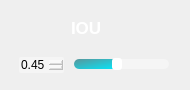
                <widget class="QFrame" name="IOU_QF">
                 <property name="minimumSize">
                  <size>
                   <width>190</width>
                   <height>90</height>
                  </size>
                 </property>
                 <property name="maximumSize">
                  <size>
                   <width>190</width>
                   <height>90</height>
                  </size>
                 </property>
                 <property name="styleSheet">
                  <string notr="true">QFrame#IOU_QF{
border:2px solid rgba(255, 255, 255, 70);
border-radius:15px;
}</string>
                 </property>
                 <layout class="QVBoxLayout" name="verticalLayout_15">
                  <item>
                   <widget class="QPushButton" name="ToggleBotton_2">
                    <property name="sizePolicy">
                     <sizepolicy hsizetype="Expanding" vsizetype="Fixed">
                      <horstretch>0</horstretch>
                      <verstretch>0</verstretch>
                     </sizepolicy>
                    </property>
                    <property name="minimumSize">
                     <size>
                      <width>0</width>
                      <height>30</height>
                     </size>
                    </property>
                    <property name="maximumSize">
                     <size>
                      <width>16777215</width>
                      <height>30</height>
                     </size>
                    </property>
                    <property name="font">
                     <font>
                      <family>Nirmala UI</family>
                      <pointsize>13</pointsize>
                      <italic>false</italic>
                      <bold>true</bold>
                     </font>
                    </property>
                    <property name="cursor">
                     <cursorShape>ArrowCursor</cursorShape>
                    </property>
                    <property name="mouseTracking">
                     <bool>true</bool>
                    </property>
                    <property name="focusPolicy">
                     <enum>Qt::StrongFocus</enum>
                    </property>
                    <property name="contextMenuPolicy">
                     <enum>Qt::DefaultContextMenu</enum>
                    </property>
                    <property name="layoutDirection">
                     <enum>Qt::LeftToRight</enum>
                    </property>
                    <property name="autoFillBackground">
                     <bool>false</bool>
                    </property>
                    <property name="styleSheet">
                     <string notr="true">QPushButton{
background-image:url(:/setting /images/newsize/IOU.png);
background-repeat: no-repeat;
background-position: left center;
border: none;
border-left: 20px solid transparent;

text-align: left;
padding-left: 40px;
padding-bottom: 4px;
color: white;
font: 700 13pt &quot;Nirmala UI&quot;;
}</string>
                    </property>
                    <property name="text">
                     <string>IOU</string>
                    </property>
                    <property name="icon">
                     <iconset theme="zoom-out">
                      <normaloff>C:/Users/Administrator/YOLOv8-QingYong</normaloff>C:/Users/Administrator/YOLOv8-QingYong</iconset>
                    </property>
                    <property name="autoDefault">
                     <bool>false</bool>
                    </property>
                    <property name="default">
                     <bool>false</bool>
                    </property>
                    <property name="flat">
                     <bool>false</bool>
                    </property>
                   </widget>
                  </item>
                  <item>
                   <widget class="QFrame" name="frame_3">
                    <property name="sizePolicy">
                     <sizepolicy hsizetype="Preferred" vsizetype="Preferred">
                      <horstretch>0</horstretch>
                      <verstretch>0</verstretch>
                     </sizepolicy>
                    </property>
                    <property name="minimumSize">
                     <size>
                      <width>0</width>
                      <height>20</height>
                     </size>
                    </property>
                    <property name="maximumSize">
                     <size>
                      <width>16777215</width>
                      <height>20</height>
                     </size>
                    </property>
                    <layout class="QHBoxLayout" name="horizontalLayout_16">
                     <property name="spacing">
                      <number>10</number>
                     </property>
                     <property name="leftMargin">
                      <number>8</number>
                     </property>
                     <property name="topMargin">
                      <number>0</number>
                     </property>
                     <property name="rightMargin">
                      <number>10</number>
                     </property>
                     <property name="bottomMargin">
                      <number>0</number>
                     </property>
                     <item>
                      <widget class="QDoubleSpinBox" name="iou_spinbox">
                       <property name="cursor">
                        <cursorShape>PointingHandCursor</cursorShape>
                       </property>
                       <property name="styleSheet">
                        <string notr="true">QDoubleSpinBox {
border: 0px solid lightgray;
border-radius: 2px;
background-color: rgba(255,255,255,90);
font: 600 9pt &quot;Segoe UI&quot;;
}
        
QDoubleSpinBox::up-button {
width: 10px;
height: 9px;
margin: 0px 3px 0px 0px;
border-image: url(:/setting /images/newsize/box_up.png);
}
QDoubleSpinBox::up-button:pressed {
margin-top: 1px;
}
            
QDoubleSpinBox::down-button {
width: 10px;
height: 9px;
margin: 0px 3px 0px 0px;
border-image:url(:/setting /images/newsize/box_down.png);
}
QDoubleSpinBox::down-button:pressed {
margin-bottom: 1px;
}</string>
                       </property>
                       <property name="minimum">
                        <double>0.010000000000000</double>
                       </property>
                       <property name="maximum">
                        <double>1.000000000000000</double>
                       </property>
                       <property name="singleStep">
                        <double>0.050000000000000</double>
                       </property>
                       <property name="value">
                        <double>0.450000000000000</double>
                       </property>
                      </widget>
                     </item>
                     <item>
                      <widget class="QSlider" name="iou_slider">
                       <property name="cursor">
                        <cursorShape>PointingHandCursor</cursorShape>
                       </property>
                       <property name="styleSheet">
                        <string notr="true">QSlider::groove:horizontal {
border: none;
height: 10px;
background-color: rgba(255,255,255,90);
border-radius: 5px;
}

QSlider::handle:horizontal {
width: 10px;
margin: -1px 0px -1px 0px;
border-radius: 3px;
background-color: white;
}

QSlider::sub-page:horizontal {
background-color: qlineargradient(x1:0, y1:0, x2:1, y2:1, stop:0 #59969b, stop:1 #04e7fa);
border-radius: 5px;
}</string>
                       </property>
                       <property name="minimum">
                        <number>1</number>
                       </property>
                       <property name="maximum">
                        <number>100</number>
                       </property>
                       <property name="value">
                        <number>45</number>
                       </property>
                       <property name="orientation">
                        <enum>Qt::Horizontal</enum>
                       </property>
                      </widget>
                     </item>
                    </layout>
                   </widget>
                  </item>
                 </layout>
                </widget>
